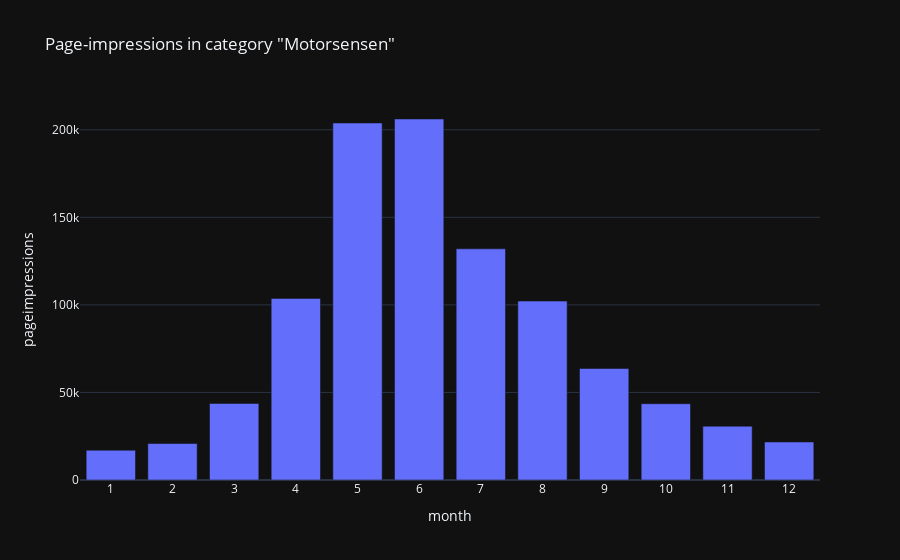

Notebook code cell kept with this figure:
### Code cell
motorsensen = data.loc[data['category'] == "Motorsensen"]
fig = px.bar(motorsensen, x="month", y="pageimpressions", template='plotly_dark',
                 title='Page-impressions in category "Motorsensen"')
fig.update_layout(xaxis = dict(tickmode = 'linear', dtick = 1))
fig.show()

### Figure 1 — Plotly figure (JSON) as saved in the notebook; plotly's stock layout.template omitted (floating-point values rounded to 4 significant figures)
{"data": [{"alignmentgroup": "True", "hovertemplate": "month=%{x}<br>pageimpressions=%{y}<extra></extra>", "legendgroup": "", "marker": {"color": "#636efa", "pattern": {"shape": ""}}, "name": "", "offsetgroup": "", "orientation": "v", "showlegend": false, "textposition": "auto", "type": "bar", "x": [1, 2, 3, 4, 5, 6, 7, 8, 9, 10, 11, 12], "xaxis": "x", "y": [17014, 20827, 43686, 103653, 203845, 206145, 132002, 102163, 63678, 43567, 30723, 21698], "yaxis": "y"}], "layout": {"barmode": "relative", "legend": {"tracegroupgap": 0}, "title": {"text": "Page-impressions in category \"Motorsensen\""}, "xaxis": {"anchor": "y", "domain": [0, 1], "dtick": 1, "tickmode": "linear", "title": {"text": "month"}}, "yaxis": {"anchor": "x", "domain": [0, 1], "title": {"text": "pageimpressions"}}}}
